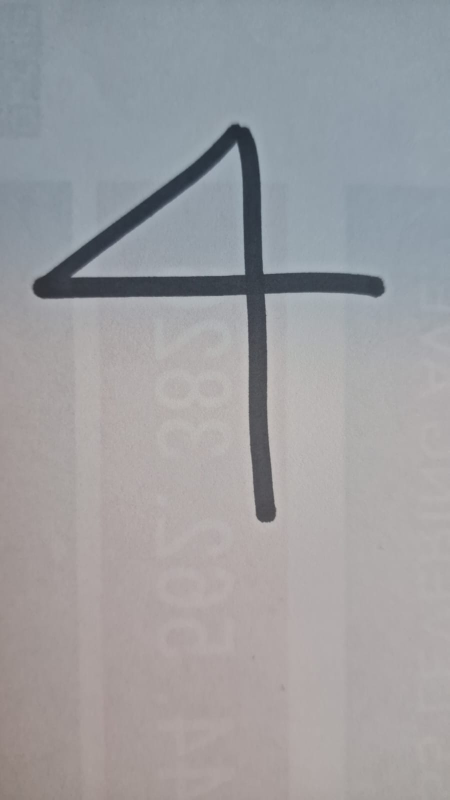
#> input picture temp_image.png, 899 x 1599 px (shown at 1/2 size)
$ python -i app_util.py   (imports and definitions only)
#> lines starting #> are read from the running program, lines starting #| are printed output that depends on the picture
from PIL import Image, ImageEnhance, ImageFilter
import numpy as np
import matplotlib.pyplot as plt
import torch

def transform_image(image_path, display=False):
    # Open the image file
#> called with image_path = 'temp_image.png', display = False
    img = Image.open(image_path)
#> img is the input picture: PIL image 899x1599 RGB; mean R, G, B 157.4, 157.7, 160.6

    # Convert the image to grayscale
    img_gray = img.convert('L')

    # Apply sharpening filter to enhance edges
    img_sharpened = img_gray.filter(ImageFilter.UnsharpMask(radius=2, percent=150, threshold=3))

    # Increase contrast to make the digits clearer
    enhancer = ImageEnhance.Contrast(img_sharpened)
    img_contrast = enhancer.enhance(2.0)  # Adjust contrast factor (higher = more contrast)
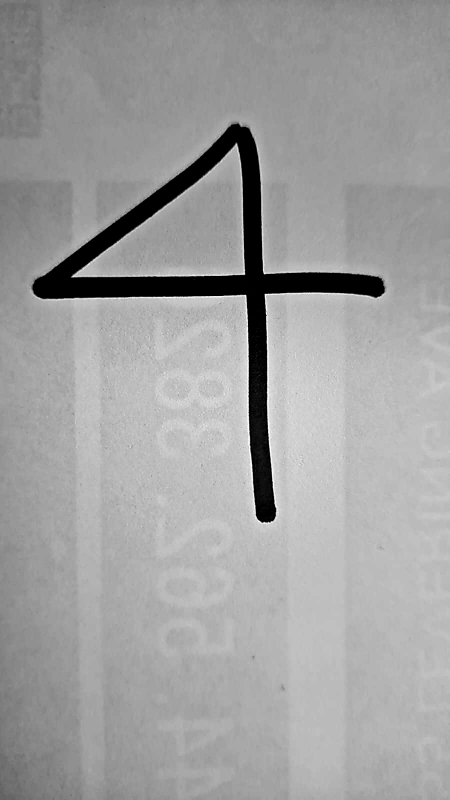
#> img_contrast: PIL image 899x1599 L (shown at 1/2 size); min 0, max 255, mean 159.4

    # Resize using high-quality resampling to reduce blurring
    img_resized = img_contrast.resize((28, 28), Image.Resampling.LANCZOS)
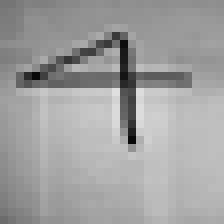
#> img_resized: PIL image 28x28 L (shown 8 times larger); min 8, max 222, mean 159.6

    # Convert to NumPy array and normalize to [0,1]
    img_array = np.array(img_resized) / 255.0

    # Invert colors (assuming dark background, light digits)
    img_array = 1 - img_array
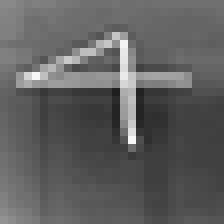
#> img_array: shape (28, 28) float64 (shown 8 times larger); min 0.129, max 0.969, mean 0.374

    if display:
        # Display the processed image
        plt.imshow(img_array, cmap='gray')
        plt.axis('off')
        plt.show()

    return img_array

def predict_digit(model, image_array):
    # Convert NumPy array to PyTorch tensor, add batch & channel dimensions
    image_tensor = torch.tensor(image_array, dtype=torch.float32).unsqueeze(0).unsqueeze(0)  # Shape: (1, 1, 28, 28)

    # Ensure model is on the same device as tensor
    device = next(model.parameters()).device
    image_tensor = image_tensor.to(device)

    # Set model to evaluation mode
    model.eval()

    # Perform inference
    with torch.no_grad():
        output = model(image_tensor)

    # Get the predicted class (digit)
    predicted_digit = torch.argmax(output, dim=1).item()

    return predicted_digit

>>> result = transform_image('temp_image.png')
